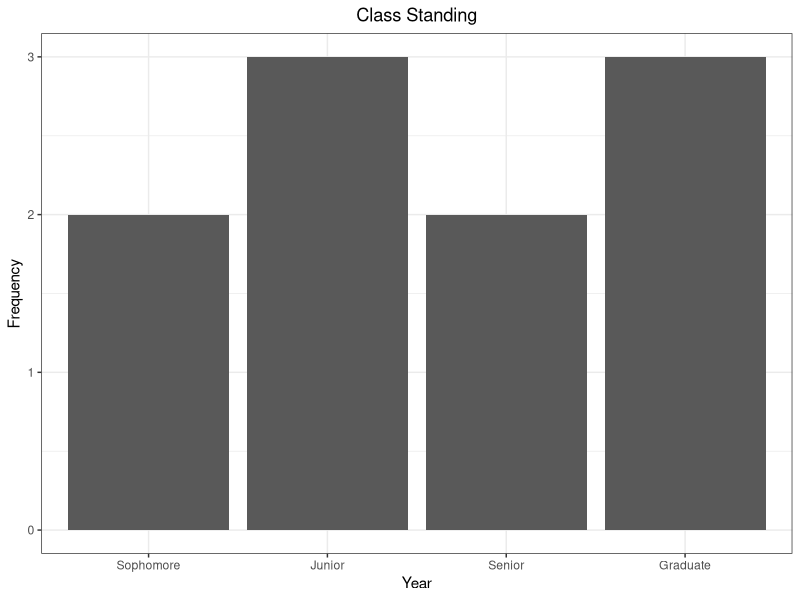
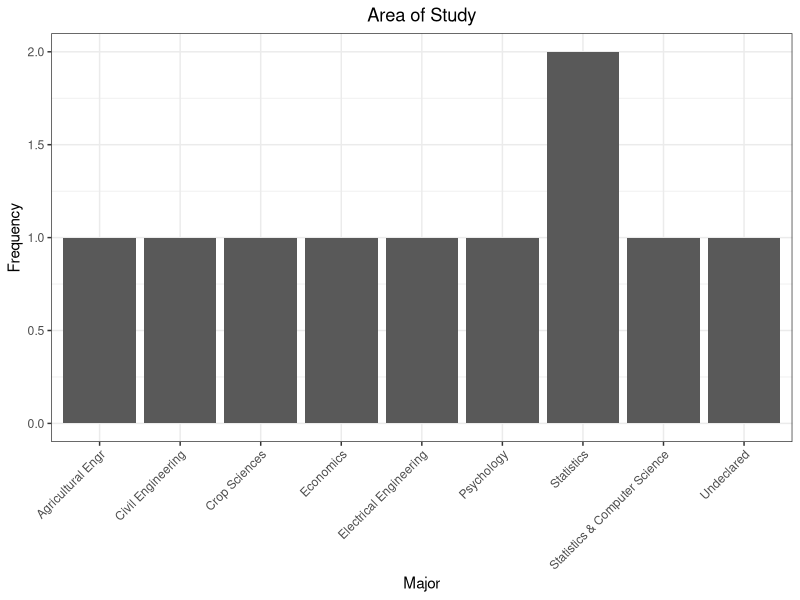

The R script that drew these images, in order: (Note: this script raises an error after producing the figures.)
## @knitr loadpackages
# Any package that is required by the script below is given here:
inst_pkgs = load_pkgs =  c("rbenchmark","microbenchmark","compiler","ggplot2")
inst_pkgs = inst_pkgs[!(inst_pkgs %in% installed.packages()[,"Package"])]
if(length(inst_pkgs)) install.packages(inst_pkgs)

# Dynamically load packages
pkgs_loaded = lapply(load_pkgs, require, character.only=T)

## @knitr enrollment_data
df = data.frame(Year = c("Sophomore",
                         "Graduate",
                         "Junior",
                         "Junior",
                         "Graduate",
                         "Sophomore",
                         "Senior",
                         "Junior",
                         "Graduate",
                         "Senior"),
                Major = c("Statistics",
                          "Agricultural Engr",
                          "Statistics",
                          "Economics",
                          "Civil Engineering",
                          "Undeclared",
                          "Psychology",
                          "Statistics & Computer Science",
                          "Crop Sciences",
                          "Electrical Engineering"),
                stringsAsFactors = FALSE)
df$Year = factor(df$Year, levels = c("Freshman", "Sophomore", "Junior", "Senior", "Graduate"))

## @knitr enrollment_level
ggplot(df) + geom_bar(aes(Year)) + ylab("Frequency") +
  ggtitle("Class Standing") + theme_bw() +
  theme(plot.title = element_text(hjust = 0.5))

## @knitr enrollment_major
ggplot(df) + geom_bar(aes(Major)) +
  ylab("Frequency") + ggtitle("Area of Study") + theme_bw() +
  theme(axis.text.x = element_text(angle = 45, hjust = 1),
        plot.title = element_text(hjust = 0.5))


## @knitr sample_r_storing
# Create numeric object with values
x = 3
y = 5

# Perform calculations
x + y
x - y

# x*y; x/y; x^y;

## @knitr sample_r_vectors
x = c(1,2,3,4,5) # Create vector
y = 6:10         # Shorthand

cbind(x, y)      # Combine Columns to form Matrix: 5 x 2

rbind(x, y)      # Combine Rows to form Matrix: 2 x 5


## @knitr sample_r_functions
x = seq(1, 10, by = 2)   # 1, 3, 5, 7, 9
y = seq(10, 30, by = 5)  # 10, 15, .. , 30

result = numeric(1)      # Storage
for(i in 1:length(x)){   # (variable in sequence)
  result = x[i] + result
}                        # Loop (slow)

(out = sum(x))           # Vectorized Function (faster)
all.equal(result, out)   # Same value
#sd(x)                   # Standard Deviation
#cor(x,y)                # Correlation
#cov(x,y)                # Covariance

## @knitr bad_loop
bad.loop = function(){
  sum = 0
  for(i in 1:10000){
    a = 1/sqrt(2) # In loop
    sum = (sum+i)*a
  }
  sum
}

## @knitr good_loop
good.loop = function(){
  sum = 0
  a = 1/sqrt(2) # Out of Loop
  for(i in 1:10000){
    sum = (sum+i)*a
  }
  sum
}

## @knitr benchmark_loop
kable(benchmark(good.loop(), bad.loop(),
                columns = c("test", "replications", "elapsed",
                            "relative", "user.self", "sys.self"),
                order="relative"),
      row.names = FALSE)

## @knitr compiler_ex
good.comp = cmpfun(good.loop)
disassemble(good.comp)

## @knitr compiler
library("compiler")
good.comp = cmpfun(good.loop)
bad.comp = cmpfun(bad.loop)

## @knitr compiler_bench
kable(benchmark(good.comp=good.comp(), bad.comp=bad.comp(),
                good.loop = good.loop(), bad.loop = bad.loop(),
                columns = c("test", "replications", "elapsed",
                            "relative", "user.self", "sys.self"),
                order="relative"),
      row.names = FALSE)
